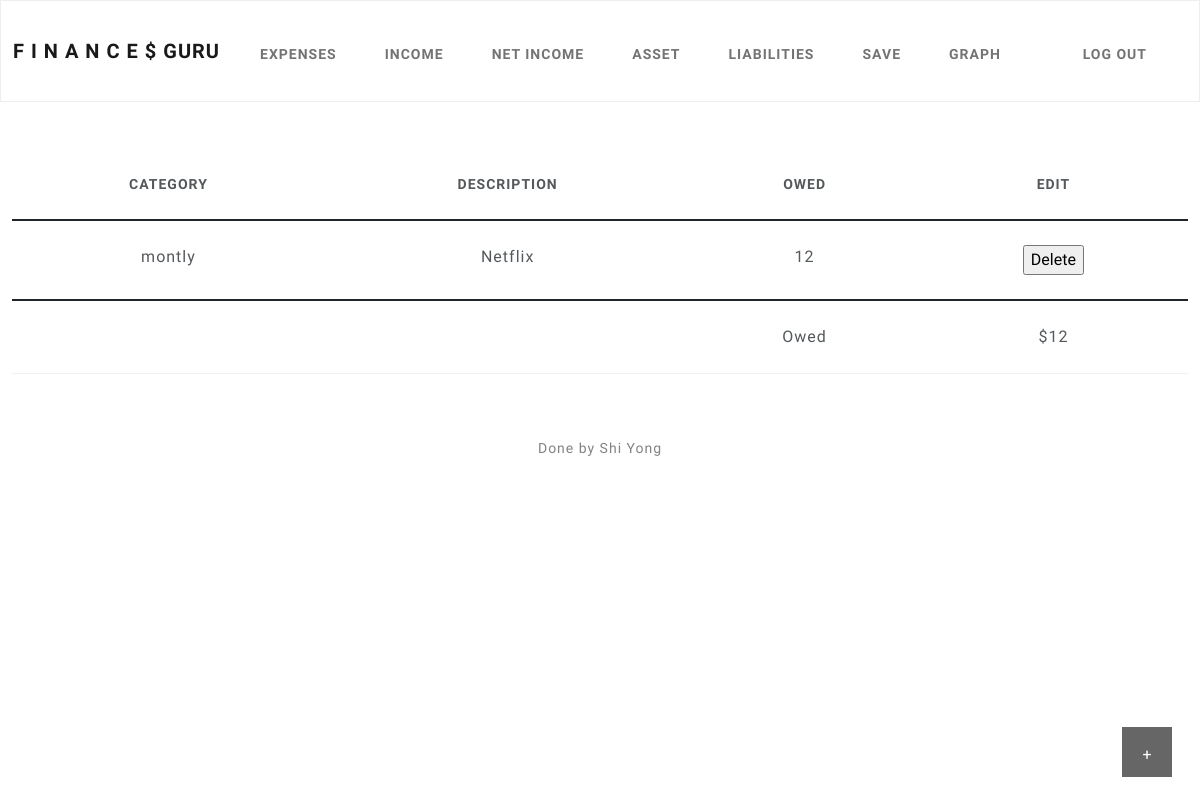
Screenshot of /liabilities (signed in) with the database file from the repository.
### tables this page shows
CREATE TABLE "Liabilities" (
	"L_id"	INTEGER,
	"Category"	TEXT,
	"Description"	TEXT,
	"Owed"	INTEGER,
	"id"	INTEGER NOT NULL,
	FOREIGN KEY("id") REFERENCES "users"("id"),
	PRIMARY KEY("L_id" AUTOINCREMENT)
);

### app.py (the view)
@app.route("/liabilities", methods=["GET", "POST"])
@login_required
def liabilities():
    if request.method == "POST":
        Description = request.form.get('Description')
        owed = request.form.get('owed')
        Category = request.form.get('Category')
        if Description:
            db.execute("INSERT INTO Liabilities (id, Description,Owed,Category) VALUES(?, ?, ?, ?)", session["user_id"], Description,owed,Category)
        Delete = request.form.get('Delete')
        if Delete != None:
            db.execute("DELETE FROM Liabilities WHERE L_id = ? AND id = ?",Delete,session["user_id"])
        total = db.execute("SELECT SUM(Owed) FROM Liabilities WHERE id = ?", session["user_id"])
        total = total[0]['SUM(Owed)']
        if total == None:
            total = 0
        LIST = db.execute("SELECT * FROM Liabilities WHERE id = ? ORDER BY Owed DESC", session["user_id"])
        return render_template('liabilities.html',LIST=LIST,total = total)
    else:
        total = db.execute("SELECT SUM(Owed) FROM Liabilities WHERE id = ?", session["user_id"])
        total = total[0]['SUM(Owed)']
        if total == None:
            total = 0
        LIST = db.execute("SELECT * FROM Liabilities WHERE id = ? ORDER BY Owed DESC", session["user_id"])
        return render_template('liabilities.html',LIST=LIST,total = total)

### app.py (called while the page is built)
@app.after_request
def after_request(response):
    response.headers["Cache-Control"] = "no-cache, no-store, must-revalidate"
    response.headers["Expires"] = 0
    response.headers["Pragma"] = "no-cache"
    return response

### helpers.py (called while the page is built)
def login_required(f):
    @wraps(f)
    def decorated_function(*args, **kwargs):
        if session.get("user_id") is None:
            return redirect("/login")
        return f(*args, **kwargs)
    return decorated_function

### templates/liabilities.html (shortened to what this page needs)
{% extends "layout.html" %}
{% block main %}
<button class="open-button" onclick="openForm()">+</button>
  <table class="table" style="margin-left:auto;margin-right:auto;">
        <thead class="thead-dark">
            <tr>
                <th scope="col">Category</th>
                <th scope="col">Description</th>
                <th scope="col">Owed</th>
                <th>Edit</th>
            </tr>
        </thead>
        <tbody>
            {% for row in LIST %}
                <tr>
                    <td>{{row['Category']}}</td>
                    <td>{{row['Description']}}</td>
                    <td>{{row['Owed']}}</td>
                    <td>
                    <form action="/liabilities" method="post">
                       <input type="submit" value="Delete" >
                   </form>
                    </td>
                </tr>
            {% endfor %}
        </tbody>
        <tfoot>
                <tr>
                    <td></td>
                    <td></td>
                    <td>Owed</td>
                    <td >${{ total }}</td>
                </tr>
        </tfoot>
    </table>
{% endblock %}

### templates/liabilities.html (style rules this page uses)
body * { box-sizing: border-box; }
.open-button { background-color: black; color: white; padding: 16px 20px; border: none; cursor: pointer; opacity: 0.6; position: fixed; bottom: 23px; right: 28px; width: 50px; height: 50px; text-align: center; }

### rows the page displays
Liabilities: Category "montly", Description "Netflix", Owed "12"

### other values shown
{{ total }} "12"
